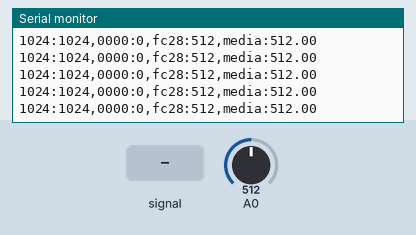
Recording of a sketch running on a simulated Arduino Uno, built with avr-gcc and run on an emulated ATmega328P. Parts: the last lines printed to the serial monitor. The test bench sets the inputs (shaded band); at power-on: A0 = 512.

Above: at 1.2 s.
1.3 s: A0 fed a 200 Hz sine of ±81 counts around its level
At 1.37 s:
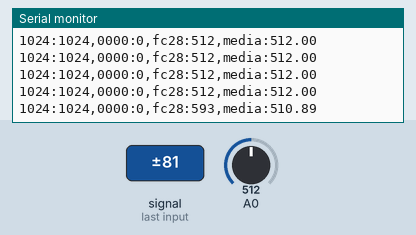
2.8 s: A0 set to 716
At 2.87 s:
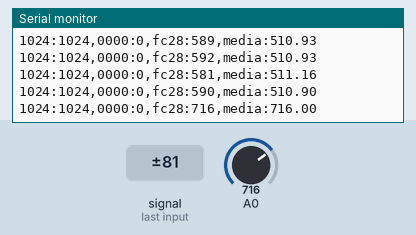
4.3 s: A0 set to 900
At 4.37 s:
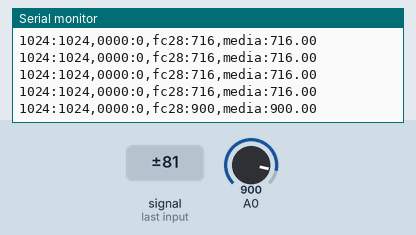
5.8 s: A0 fed a 200 Hz sine of ±81 counts around its level
At 5.87 s:
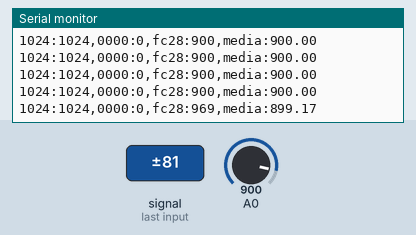
Timing chart, 0 to 8.3 s (numbered marks = the images above; inputs shaded):
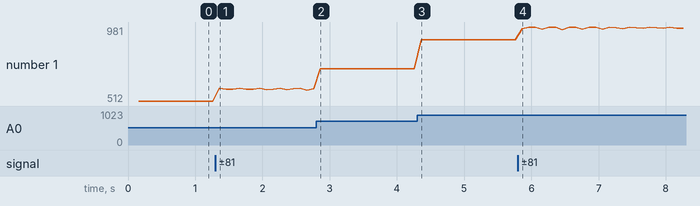

The sketch:

FC_28.ino
```cpp
#define M_TAM 500
#define delay_time 100L
uint16_t fc_value = 0;
float media = 0.0;
unsigned long ref_time = 0;
uint16_t data[M_TAM] = { 0 };

float media_movel(uint16_t value, uint16_t *data, uint16_t tam);

void setup() {
  Serial.begin(115200);
  while (!Serial) delay(100);
  pinMode(A0, INPUT);
  ref_time = millis();
}

void loop() {
  if (millis() - ref_time >= delay_time) {
    ref_time = millis();
    analogRead(A0);
    fc_value = analogRead(A0);
    media = media_movel(fc_value, data, M_TAM);
    Serial.print("1024:");
    Serial.print(1024);
    Serial.print(",0000:");
    Serial.print(0);
    Serial.print(",fc28:");
    Serial.print(fc_value);
    Serial.print(",media:");
    Serial.println(media);
  }
}

float media_movel(uint16_t value, uint16_t *data, uint16_t tam) {
  for (int i = 0; i < M_TAM - 1; i++) data[i] = data[i + 1];
  data[M_TAM - 1] = value;
  float media = 0.0;
  analogRead(A0);
  for (int i = 0; i < M_TAM; i++) media += analogRead(A0);
  return media / M_TAM;
}
```

Measured:
- after the input at 1.3 s, the serial monitor: prints a new line after 0.06 s (image 1)
- after the input at 2.8 s, the serial monitor: prints a new line after 0.06 s (image 2)
- after the input at 4.3 s, the serial monitor: prints a new line after 0.06 s (image 3)
- after the input at 5.8 s, the serial monitor: prints a new line after 0.06 s (image 4)
- plotted number 1: 512 → 590 after the input at 1.3 s, 590 → 716 after the input at 2.8 s, 716 → 900 after the input at 4.3 s, 900 → 974 after the input at 5.8 s
